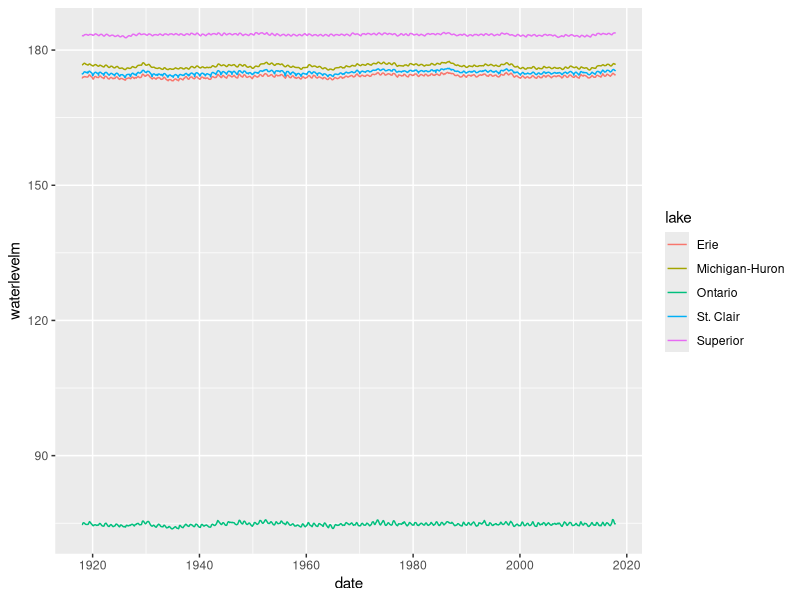
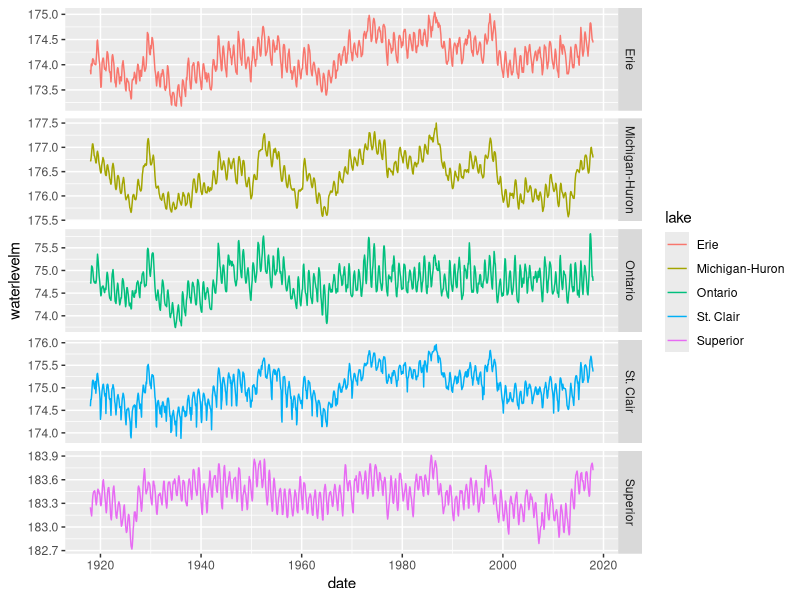
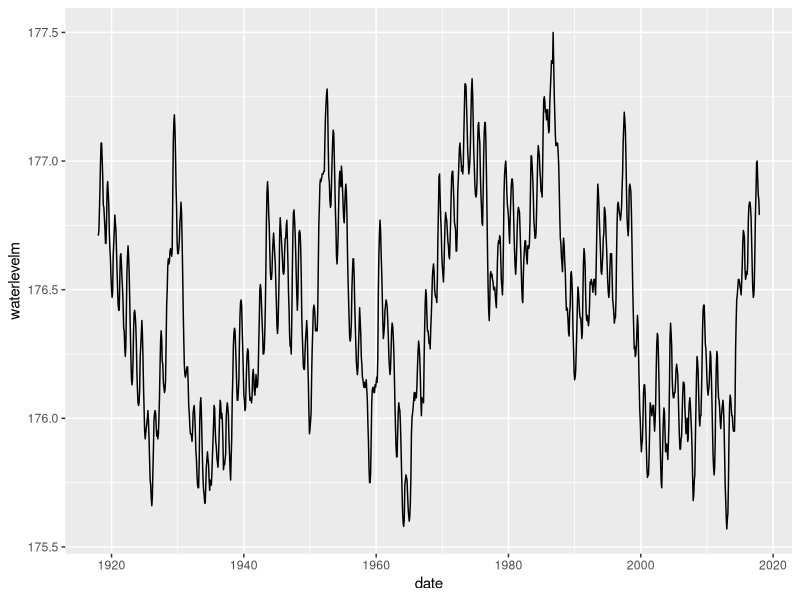

R code for these plots, in order: (Note: this script raises an error after producing the figures.)
## ---- chunk 1
library(readr)
library(lubridate)
library(stringr)
library(tidyr)
library(dplyr)
library(ggplot2)

## ---- chunk 2
# Top 12 lines are meta-data
GLHYD_data_metric <- read_csv("GLHYD_data_metric.csv", skip = 12)
## ---- chunk 3
GLHYD_data_metric$date <- as.POSIXct(str_c(GLHYD_data_metric$month, " 1, ",
                                                GLHYD_data_metric$year),
                                          format="%b %d, %Y")
## ---- chunk 4
glhyd <- GLHYD_data_metric %>%
  gather(3:7, key = "lake", value = "waterlevelm") %>%
  select(3:5)

glhyd
## ---- chunk 5
ggplot(glhyd) + geom_line(aes(x=date, y = waterlevelm, colour = lake))
## ---- chunk 6
ts_all <- ggplot(glhyd) + geom_line(aes(x=date, y = waterlevelm, colour = lake)) + 
  facet_grid(lake~., scales = "free")

ts_all
## ---- chunk 7
glhyd_stats <- glhyd %>%
  group_by(lake) %>%
  summarize(
    mean_level = mean(waterlevelm),
    sd_level = sd(waterlevelm),
    min_level = min(waterlevelm),
    max_level = max(waterlevelm),
    p05_level = quantile(waterlevelm, 0.05),
    p95_level = quantile(waterlevelm, 0.95)
  )

glhyd_stats
## ---- chunk 8
glhyd_huron <- glhyd %>%
  filter(lake == 'Michigan-Huron')

glhyd_stats_huron <- glhyd_stats %>%
  filter(lake == 'Michigan-Huron')
## ---- chunk 9
ggplot(glhyd_huron, aes(x = date, y = waterlevelm)) +
  geom_line()
## ---- chunk 10
ggplot(glhyd_huron, aes(x = date, y = waterlevelm)) +
  geom_line() + geom_hline(yintercept = gly)
## ---- chunk 11

## ---- chunk 12
glhyd %>%
  filter(lake == 'Michigan-Huron') %>%
  ggplot() + geom_line(aes(x=date, y = waterlevelm)) +
  labs(x = 'Year', y = 'Water level (m)') +
  geom_hline(yintercept = mean(y))
